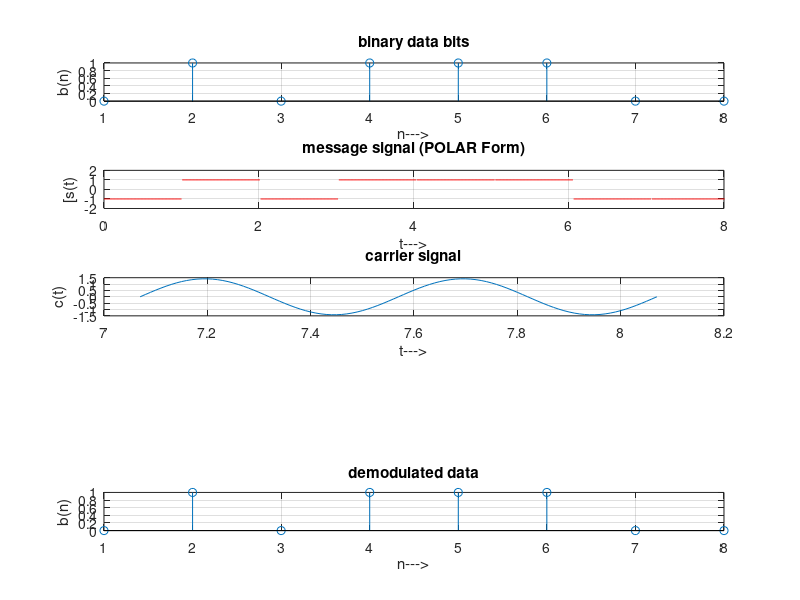

The MATLAB script that drew this image:
clc;
clear all;
close all;

% GENERATE CARRIER SIGNAL
Tb = 1; % Changed from tb to Tb
t = 0:Tb/100:Tb; % Changed TB to Tb
fc = 2;
c = sqrt(2/Tb) * sin(2 * pi * fc * t);

% Generate message signal 
N = 8; % Changed 'n' to 'N'
m = rand(1, N);
t1 = 0; t2 = Tb; % Changed 'TB' to 'Tb'
for i = 1:N % Changed 'n' to 'N'
    t = [t1:0.01:t2]; % Added missing 0
    if m(i) > 0.5
        m(i) = 1;
        m_s = ones(1, length(t));
    else
        m(i) = 0;
        m_s = -1 * ones(1, length(t));
    end
    message(i, :) = m_s;
    bpsk_sig(i, :) = c .* m_s;
    subplot(5, 1, 2); axis([0 N -2 2]); plot(t, message(i, :), 'r');
    title('message signal (POLAR Form)'); xlabel('t--->'); ylabel('[s(t)');
    grid on; hold on;
    t1 = t1 + 1.01; t2 = t2 + 1.01;
end
hold off 

subplot(5, 1, 1); stem(m);
title('binary data bits'); xlabel('n--->'); ylabel('b(n)');
grid on;

subplot(5, 1, 3); plot(t, c);
title('carrier signal'); xlabel('t--->'); ylabel('c(t)');
grid on;

% PSK demodulation
t1 = 0; t2 = Tb; % Changed 'TB' to 'Tb'
for i = 1:N % Changed 'n' to 'N'
    t = [t1:0.01:t2]; % Added missing 0
    x = sum(c .* bpsk_sig(i, :));
    if x > 0
        demod(i) = 1;
    else
        demod(i) = 0;
    end
    subplot(5, 1, 5); stem(demod);
    title('demodulated data'); xlabel('n--->'); ylabel('b(n)');
    grid on;
    t1 = t1 + 1.01; t2 = t2 + 1.01;
end
